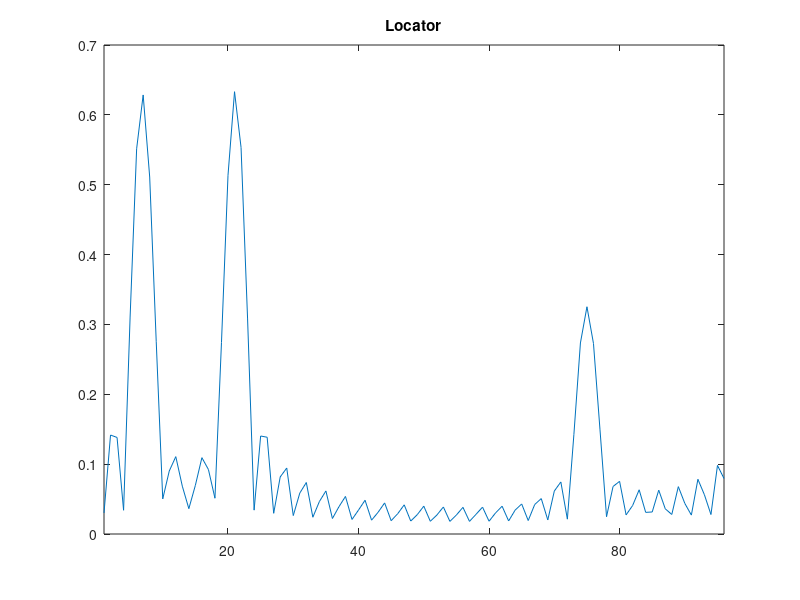

Source code (MATLAB):
#
# f.m -- Reed-Solomon-Visualisierung mit FFT
#
# (c) 2021 Prof Dr Andreas Müller, OST Ostschweizer Fachhochschule
#
N = 64;
b = 32;
l = N + b;

signal = zeros(l,1);
signal(1:N,1) = round(10 * rand(N,1));
signal

plot(abs(signal));
xlim([1, l]);
title("Signal");
pause()

codiert = fft(signal)

plot(abs(codiert));
xlim([1, l]);
title("Codiert");
pause()

fehler = zeros(l,1);
fehler(21,1) = 2;
fehler(75,1) = 1;
fehler(7,1) = 2;

plot(fehler);
xlim([1, l]);
title("Fehler");
pause()

empfangen = codiert + fehler;

plot(abs(empfangen));
xlim([1, l]);
title("Empfangen");
pause()

decodiert = ifft(empfangen)
plot(abs(decodiert));
xlim([1, l]);
title("Decodiert");
pause()

syndrom = decodiert;
syndrom(1:N,1) = zeros(N,1)
plot(abs(syndrom));
xlim([1, l]);
title("Syndrom");
pause()

locator = abs(fft(syndrom))

plot(locator);
xlim([1, l]);
title("Locator");
pause()
